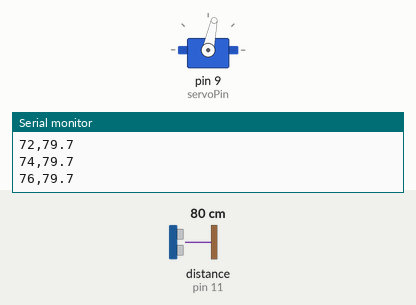
Recording of a sketch running on a simulated Arduino Uno, built with avr-gcc and run on an emulated ATmega328P. On the bench: servo, the last lines printed to the serial monitor. Wiring (inferred from the names in the program): ultrasonic range finder: trigger pin 10; echo pin 11. The test bench sets the inputs (shaded band); at power-on: distance to the obstacle (sensor on pin 11) 80 cm. The echo pulse lasts 58.3 µs per cm.

Above: at 1.7 s.
1.8 s: distance to the obstacle (sensor on pin 11) set to 250 cm
At 2.6 s:
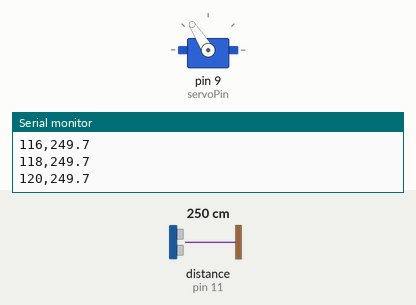
4.8 s: distance to the obstacle (sensor on pin 11) set to 18 cm
At 5.28 s:
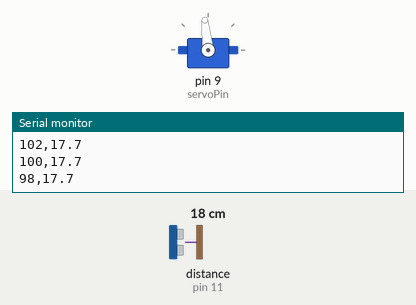
7.8 s: distance to the obstacle (sensor on pin 11) set to 120 cm
At 9.46 s:
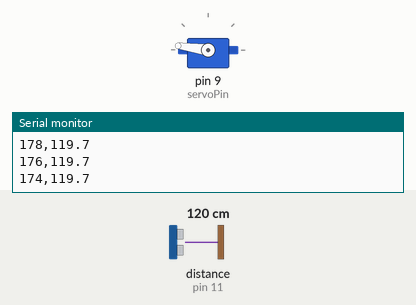
Timing chart, 0 to 16.8 s (numbered marks = the images above; inputs shaded):
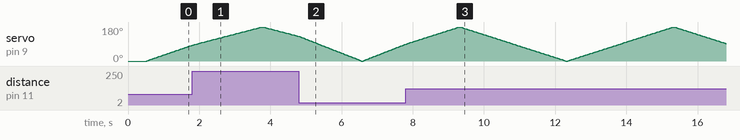

The sketch:

SONAR_X_Arduino.ino
```cpp
#include <Servo.h>

// Pin Configuration
const int trigPin = 10;
const int echoPin = 11;
const int servoPin = 9;

// Servo Object
Servo radarServo;

// Distance Measurement Function
float getDistance() {
  digitalWrite(trigPin, LOW);
  delayMicroseconds(2);

  digitalWrite(trigPin, HIGH);
  delayMicroseconds(10);
  digitalWrite(trigPin, LOW);

  long duration = pulseIn(echoPin, HIGH, 30000);

  if (duration == 0) {
    return -1;
  }

  float distance = duration * 0.0343 / 2.0;

  return distance;
}

void setup() {
  Serial.begin(9600);

  pinMode(trigPin, OUTPUT);
  pinMode(echoPin, INPUT);

  radarServo.attach(servoPin);

  radarServo.write(0);
  delay(500);

  Serial.println("SONAR-X STARTED");
  Serial.println("ANGLE,DISTANCE");
}

void loop() {

  // Forward Scan: 0 to 180 degrees
  for (int angle = 0; angle <= 180; angle += 2) {

    radarServo.write(angle);
    delay(25);

    float distance = getDistance();

    Serial.print(angle);
    Serial.print(",");

    if (distance < 0) {
      Serial.println("0");
    } else {
      Serial.println(distance, 1);
    }
  }

  // Reverse Scan: 180 to 0 degrees
  for (int angle = 180; angle >= 0; angle -= 2) {

    radarServo.write(angle);
    delay(25);

    float distance = getDistance();

    Serial.print(angle);
    Serial.print(",");

    if (distance < 0) {
      Serial.println("0");
    } else {
      Serial.println(distance, 1);
    }
  }
}
```
